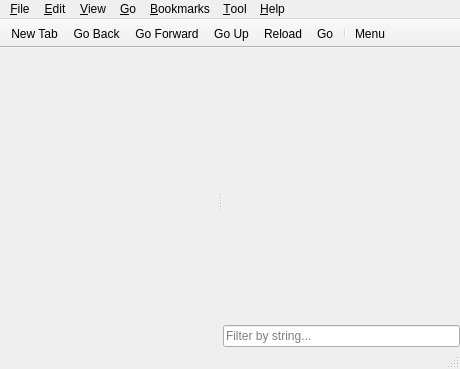
<?xml version="1.0" encoding="UTF-8"?>
<ui version="4.0">
 <class>MainWindow</class>
 <widget class="QMainWindow" name="MainWindow">
  <property name="geometry">
   <rect>
    <x>0</x>
    <y>0</y>
    <width>460</width>
    <height>369</height>
   </rect>
  </property>
  <property name="windowTitle">
   <string>File Manager</string>
  </property>
  <property name="windowIcon">
   <iconset theme="folder">
    <normaloff>.</normaloff>.</iconset>
  </property>
  <widget class="QWidget" name="centralwidget">
   <layout class="QVBoxLayout" name="verticalLayout">
    <property name="leftMargin">
     <number>0</number>
    </property>
    <property name="topMargin">
     <number>0</number>
    </property>
    <property name="rightMargin">
     <number>0</number>
    </property>
    <property name="bottomMargin">
     <number>0</number>
    </property>
    <item>
     <widget class="PCManFM::TabBar" name="tabBar" native="true">
      <property name="sizePolicy">
       <sizepolicy hsizetype="Preferred" vsizetype="Fixed">
        <horstretch>0</horstretch>
        <verstretch>0</verstretch>
       </sizepolicy>
      </property>
      <property name="acceptDrops">
       <bool>true</bool>
      </property>
     </widget>
    </item>
    <item>
     <widget class="QSplitter" name="splitter">
      <property name="orientation">
       <enum>Qt::Horizontal</enum>
      </property>
      <widget class="Fm::SidePane" name="sidePane" native="true">
       <property name="sizePolicy">
        <sizepolicy hsizetype="Preferred" vsizetype="Expanding">
         <horstretch>0</horstretch>
         <verstretch>0</verstretch>
        </sizepolicy>
       </property>
      </widget>
      <widget class="QFrame" name="frame">
       <layout class="QVBoxLayout" name="verticalLayout_2">
        <property name="spacing">
         <number>2</number>
        </property>
        <property name="leftMargin">
         <number>1</number>
        </property>
        <property name="topMargin">
         <number>0</number>
        </property>
        <property name="rightMargin">
         <number>0</number>
        </property>
        <property name="bottomMargin">
         <number>0</number>
        </property>
        <item>
         <widget class="QStackedWidget" name="stackedWidget">
          <property name="sizePolicy">
           <sizepolicy hsizetype="Expanding" vsizetype="Expanding">
            <horstretch>0</horstretch>
            <verstretch>0</verstretch>
           </sizepolicy>
          </property>
         </widget>
        </item>
        <item>
         <widget class="QLineEdit" name="filterBar">
          <property name="placeholderText">
           <string>Filter by string...</string>
          </property>
          <property name="clearButtonEnabled">
           <bool>true</bool>
          </property>
          <property name="toolTip">
           <string>Focus with Ctrl+I</string>
          </property>
         </widget>
        </item>
       </layout>
      </widget>
     </widget>
    </item>
   </layout>
  </widget>
  <widget class="QMenuBar" name="menubar">
   <property name="geometry">
    <rect>
     <x>0</x>
     <y>0</y>
     <width>460</width>
     <height>23</height>
    </rect>
   </property>
   <widget class="QMenu" name="menu_File">
    <property name="title">
     <string>&amp;File</string>
    </property>
    <widget class="QMenu" name="menuCreateNew">
     <property name="title">
      <string>C&amp;reate New</string>
     </property>
     <addaction name="actionNewFolder"/>
     <addaction name="actionNewBlankFile"/>
    </widget>
    <addaction name="actionNewTab"/>
    <addaction name="actionNewWin"/>
    <addaction name="separator"/>
    <addaction name="menuCreateNew"/>
    <addaction name="separator"/>
    <addaction name="actionFileProperties"/>
    <addaction name="actionFolderProperties"/>
    <addaction name="separator"/>
    <addaction name="actionCloseTab"/>
    <addaction name="actionCloseWindow"/>
   </widget>
   <widget class="QMenu" name="menu_Help">
    <property name="title">
     <string>&amp;Help</string>
    </property>
    <addaction name="actionAbout"/>
   </widget>
   <widget class="QMenu" name="menu_View">
    <property name="title">
     <string>&amp;View</string>
    </property>
    <widget class="QMenu" name="menuSorting">
     <property name="title">
      <string>&amp;Sorting</string>
     </property>
     <addaction name="actionByFileName"/>
     <addaction name="actionByMTime"/>
     <addaction name="actionByFileSize"/>
     <addaction name="actionByFileType"/>
     <addaction name="actionByOwner"/>
     <addaction name="separator"/>
     <addaction name="actionAscending"/>
     <addaction name="actionDescending"/>
     <addaction name="separator"/>
     <addaction name="actionFolderFirst"/>
     <addaction name="actionCaseSensitive"/>
    </widget>
    <addaction name="actionReload"/>
    <addaction name="actionShowHidden"/>
    <addaction name="separator"/>
    <addaction name="actionIconView"/>
    <addaction name="actionThumbnailView"/>
    <addaction name="actionCompactView"/>
    <addaction name="actionDetailedList"/>
    <addaction name="separator"/>
    <addaction name="menuSorting"/>
    <addaction name="actionFilter"/>
    <addaction name="actionMenu_bar"/>
   </widget>
   <widget class="QMenu" name="menu_Editw">
    <property name="title">
     <string>&amp;Edit</string>
    </property>
    <addaction name="actionCut"/>
    <addaction name="actionCopy"/>
    <addaction name="actionPaste"/>
    <addaction name="actionRename"/>
    <addaction name="actionDelete"/>
    <addaction name="separator"/>
    <addaction name="actionSelectAll"/>
    <addaction name="actionInvertSelection"/>
    <addaction name="separator"/>
    <addaction name="actionPreferences"/>
   </widget>
   <widget class="QMenu" name="menu_Bookmarks">
    <property name="title">
     <string>&amp;Bookmarks</string>
    </property>
    <addaction name="actionAddToBookmarks"/>
    <addaction name="actionEditBookmarks"/>
   </widget>
   <widget class="QMenu" name="menu_Go">
    <property name="title">
     <string>&amp;Go</string>
    </property>
    <addaction name="actionHome"/>
    <addaction name="actionDesktop"/>
    <addaction name="actionComputer"/>
    <addaction name="actionTrash"/>
    <addaction name="actionNetwork"/>
    <addaction name="actionApplications"/>
    <addaction name="separator"/>
    <addaction name="actionGoBack"/>
    <addaction name="actionGoForward"/>
    <addaction name="actionGoUp"/>
   </widget>
   <widget class="QMenu" name="menu_Tool">
    <property name="title">
     <string>&amp;Tool</string>
    </property>
    <addaction name="actionOpenTerminal"/>
    <addaction name="actionOpenAsRoot"/>
    <addaction name="actionFindFiles"/>
   </widget>
   <addaction name="menu_File"/>
   <addaction name="menu_Editw"/>
   <addaction name="menu_View"/>
   <addaction name="menu_Go"/>
   <addaction name="menu_Bookmarks"/>
   <addaction name="menu_Tool"/>
   <addaction name="menu_Help"/>
  </widget>
  <widget class="QStatusBar" name="statusbar"/>
  <widget class="QToolBar" name="toolBar">
   <property name="windowTitle">
    <string>Main Toolbar</string>
   </property>
   <property name="movable">
    <bool>false</bool>
   </property>
   <property name="floatable">
    <bool>false</bool>
   </property>
   <attribute name="toolBarArea">
    <enum>TopToolBarArea</enum>
   </attribute>
   <attribute name="toolBarBreak">
    <bool>false</bool>
   </attribute>
   <addaction name="actionNewTab"/>
   <addaction name="actionGoBack"/>
   <addaction name="actionGoForward"/>
   <addaction name="actionGoUp"/>
   <addaction name="actionReload"/>
   <addaction name="actionGo"/>
   <addaction name="separator"/>
   <addaction name="actionMenu"/>
  </widget>
  <action name="actionGoUp">
   <property name="icon">
    <iconset theme="go-up">
     <normaloff>.</normaloff>.</iconset>
   </property>
   <property name="text">
    <string>Go &amp;Up</string>
   </property>
   <property name="toolTip">
    <string>Go Up</string>
   </property>
   <property name="shortcut">
    <string>Alt+Up</string>
   </property>
  </action>
  <action name="actionHome">
   <property name="icon">
    <iconset theme="user-home">
     <normaloff>.</normaloff>.</iconset>
   </property>
   <property name="text">
    <string>&amp;Home</string>
   </property>
   <property name="shortcut">
    <string>Alt+Home</string>
   </property>
  </action>
  <action name="actionReload">
   <property name="icon">
    <iconset theme="view-refresh">
     <normaloff>.</normaloff>.</iconset>
   </property>
   <property name="text">
    <string>&amp;Reload</string>
   </property>
   <property name="shortcut">
    <string>F5</string>
   </property>
  </action>
  <action name="actionGo">
   <property name="icon">
    <iconset theme="go-jump">
     <normaloff>.</normaloff>.</iconset>
   </property>
   <property name="text">
    <string>Go</string>
   </property>
  </action>
  <action name="actionQuit">
   <property name="icon">
    <iconset theme="application-exit">
     <normaloff>.</normaloff>.</iconset>
   </property>
   <property name="text">
    <string>Quit</string>
   </property>
  </action>
  <action name="actionAbout">
   <property name="icon">
    <iconset theme="help-about">
     <normaloff>.</normaloff>.</iconset>
   </property>
   <property name="text">
    <string>&amp;About</string>
   </property>
  </action>
  <action name="actionNewWin">
   <property name="icon">
    <iconset theme="window-new">
     <normaloff>.</normaloff>.</iconset>
   </property>
   <property name="text">
    <string>&amp;New Window</string>
   </property>
   <property name="toolTip">
    <string>New Window</string>
   </property>
   <property name="shortcut">
    <string>Ctrl+N</string>
   </property>
  </action>
  <action name="actionShowHidden">
   <property name="checkable">
    <bool>true</bool>
   </property>
   <property name="text">
    <string>Show &amp;Hidden</string>
   </property>
   <property name="shortcut">
    <string>Ctrl+H</string>
   </property>
  </action>
  <action name="actionComputer">
   <property name="icon">
    <iconset theme="computer">
     <normaloff>.</normaloff>.</iconset>
   </property>
   <property name="text">
    <string>&amp;Computer</string>
   </property>
  </action>
  <action name="actionTrash">
   <property name="icon">
    <iconset theme="user-trash">
     <normaloff>.</normaloff>.</iconset>
   </property>
   <property name="text">
    <string>&amp;Trash</string>
   </property>
  </action>
  <action name="actionNetwork">
   <property name="text">
    <string>&amp;Network</string>
   </property>
  </action>
  <action name="actionDesktop">
   <property name="icon">
    <iconset theme="user-desktop">
     <normaloff>.</normaloff>.</iconset>
   </property>
   <property name="text">
    <string>&amp;Desktop</string>
   </property>
  </action>
  <action name="actionAddToBookmarks">
   <property name="icon">
    <iconset theme="list-add">
     <normaloff>.</normaloff>.</iconset>
   </property>
   <property name="text">
    <string>&amp;Add to Bookmarks</string>
   </property>
  </action>
  <action name="actionApplications">
   <property name="text">
    <string>&amp;Applications</string>
   </property>
  </action>
  <action name="actionReload_2">
   <property name="text">
    <string>Reload</string>
   </property>
  </action>
  <action name="actionIconView">
   <property name="checkable">
    <bool>true</bool>
   </property>
   <property name="text">
    <string>&amp;Icon View</string>
   </property>
  </action>
  <action name="actionCompactView">
   <property name="checkable">
    <bool>true</bool>
   </property>
   <property name="text">
    <string>&amp;Compact View</string>
   </property>
  </action>
  <action name="actionDetailedList">
   <property name="checkable">
    <bool>true</bool>
   </property>
   <property name="text">
    <string>&amp;Detailed List</string>
   </property>
  </action>
  <action name="actionThumbnailView">
   <property name="checkable">
    <bool>true</bool>
   </property>
   <property name="text">
    <string>&amp;Thumbnail View</string>
   </property>
  </action>
  <action name="actionCut">
   <property name="icon">
    <iconset theme="edit-cut">
     <normaloff>.</normaloff>.</iconset>
   </property>
   <property name="text">
    <string>Cu&amp;t</string>
   </property>
   <property name="shortcut">
    <string>Ctrl+X</string>
   </property>
  </action>
  <action name="actionCopy">
   <property name="icon">
    <iconset theme="edit-copy">
     <normaloff>.</normaloff>.</iconset>
   </property>
   <property name="text">
    <string>&amp;Copy</string>
   </property>
   <property name="shortcut">
    <string>Ctrl+C</string>
   </property>
  </action>
  <action name="actionPaste">
   <property name="icon">
    <iconset theme="edit-paste">
     <normaloff>.</normaloff>.</iconset>
   </property>
   <property name="text">
    <string>&amp;Paste</string>
   </property>
   <property name="shortcut">
    <string>Ctrl+V</string>
   </property>
  </action>
  <action name="actionSelectAll">
   <property name="text">
    <string>Select &amp;All</string>
   </property>
   <property name="shortcut">
    <string>Ctrl+A</string>
   </property>
  </action>
  <action name="actionPreferences">
   <property name="text">
    <string>Pr&amp;eferences</string>
   </property>
  </action>
  <action name="actionAscending">
   <property name="checkable">
    <bool>true</bool>
   </property>
   <property name="text">
    <string>&amp;Ascending</string>
   </property>
  </action>
  <action name="actionDescending">
   <property name="checkable">
    <bool>true</bool>
   </property>
   <property name="text">
    <string>&amp;Descending</string>
   </property>
  </action>
  <action name="actionByFileName">
   <property name="checkable">
    <bool>true</bool>
   </property>
   <property name="text">
    <string>&amp;By File Name</string>
   </property>
  </action>
  <action name="actionByMTime">
   <property name="checkable">
    <bool>true</bool>
   </property>
   <property name="text">
    <string>By &amp;Modification Time</string>
   </property>
  </action>
  <action name="actionByFileType">
   <property name="checkable">
    <bool>true</bool>
   </property>
   <property name="text">
    <string>By File &amp;Type</string>
   </property>
  </action>
  <action name="actionByOwner">
   <property name="checkable">
    <bool>true</bool>
   </property>
   <property name="text">
    <string>By &amp;Owner</string>
   </property>
  </action>
  <action name="actionFolderFirst">
   <property name="checkable">
    <bool>true</bool>
   </property>
   <property name="text">
    <string>&amp;Folder First</string>
   </property>
  </action>
  <action name="actionNewTab">
   <property name="icon">
    <iconset theme="window-new">
     <normaloff>.</normaloff>.</iconset>
   </property>
   <property name="text">
    <string>New &amp;Tab</string>
   </property>
   <property name="toolTip">
    <string>New Tab</string>
   </property>
   <property name="shortcut">
    <string>Ctrl+T</string>
   </property>
  </action>
  <action name="actionGoBack">
   <property name="icon">
    <iconset theme="go-previous">
     <normaloff>.</normaloff>.</iconset>
   </property>
   <property name="text">
    <string>Go &amp;Back</string>
   </property>
   <property name="toolTip">
    <string>Go Back</string>
   </property>
   <property name="shortcut">
    <string>Alt+Left</string>
   </property>
  </action>
  <action name="actionGoForward">
   <property name="icon">
    <iconset theme="go-next">
     <normaloff>.</normaloff>.</iconset>
   </property>
   <property name="text">
    <string>Go &amp;Forward</string>
   </property>
   <property name="toolTip">
    <string>Go Forward</string>
   </property>
   <property name="shortcut">
    <string>Alt+Right</string>
   </property>
  </action>
  <action name="actionInvertSelection">
   <property name="text">
    <string>&amp;Invert Selection</string>
   </property>
  </action>
  <action name="actionDelete">
   <property name="icon">
    <iconset theme="edit-delete">
     <normaloff>.</normaloff>.</iconset>
   </property>
   <property name="text">
    <string>&amp;Delete</string>
   </property>
   <property name="shortcut">
    <string>Del</string>
   </property>
  </action>
  <action name="actionRename">
   <property name="text">
    <string>&amp;Rename</string>
   </property>
   <property name="shortcut">
    <string>F2</string>
   </property>
  </action>
  <action name="actionCloseTab">
   <property name="text">
    <string>C&amp;lose Tab</string>
   </property>
   <property name="shortcut">
    <string>Ctrl+W</string>
   </property>
  </action>
  <action name="actionFileProperties">
   <property name="text">
    <string>File &amp;Properties</string>
   </property>
   <property name="shortcut">
    <string>Alt+Return</string>
   </property>
  </action>
  <action name="actionFolderProperties">
   <property name="text">
    <string>&amp;Folder Properties</string>
   </property>
  </action>
  <action name="actionCaseSensitive">
   <property name="checkable">
    <bool>true</bool>
   </property>
   <property name="text">
    <string>&amp;Case Sensitive</string>
   </property>
  </action>
  <action name="actionByFileSize">
   <property name="checkable">
    <bool>true</bool>
   </property>
   <property name="text">
    <string>By File &amp;Size</string>
   </property>
  </action>
  <action name="actionCloseWindow">
   <property name="text">
    <string>&amp;Close Window</string>
   </property>
   <property name="shortcut">
    <string>Ctrl+Q</string>
   </property>
  </action>
  <action name="actionEdit_Bookmarks">
   <property name="text">
    <string>Edit Bookmarks</string>
   </property>
  </action>
  <action name="actionOpenTerminal">
   <property name="text">
    <string>Open &amp;Terminal</string>
   </property>
   <property name="shortcut">
    <string>F4</string>
   </property>
  </action>
  <action name="actionOpenAsRoot">
   <property name="text">
    <string>Open as &amp;Root</string>
   </property>
  </action>
  <action name="actionEditBookmarks">
   <property name="text">
    <string>&amp;Edit Bookmarks</string>
   </property>
  </action>
  <action name="actionNewFolder">
   <property name="icon">
    <iconset theme="folder-new">
     <normaloff>.</normaloff>.</iconset>
   </property>
   <property name="text">
    <string>&amp;Folder</string>
   </property>
   <property name="shortcut">
    <string>Ctrl+Shift+N</string>
   </property>
  </action>
  <action name="actionNewBlankFile">
   <property name="icon">
    <iconset theme="document-new">
     <normaloff>.</normaloff>.</iconset>
   </property>
   <property name="text">
    <string>&amp;Blank File</string>
   </property>
   <property name="shortcut">
    <string>Ctrl+Alt+N</string>
   </property>
  </action>
  <action name="actionFindFiles">
   <property name="text">
    <string>&amp;Find Files</string>
   </property>
   <property name="shortcut">
    <string>F3</string>
   </property>
  </action>
  <action name="actionFilter">
   <property name="checkable">
    <bool>true</bool>
   </property>
   <property name="text">
    <string>&amp;Filter</string>
   </property>
   <property name="shortcut">
    <string>Ctrl+B</string>
   </property>
  </action>
  <action name="actionCloseLeft">
   <property name="icon">
    <iconset theme="go-previous">
     <normaloff>.</normaloff>.</iconset>
   </property>
   <property name="text">
    <string>Close &amp;previous tabs</string>
   </property>
  </action>
  <action name="actionCloseRight">
   <property name="icon">
    <iconset theme="go-next">
     <normaloff>.</normaloff>.</iconset>
   </property>
   <property name="text">
    <string>Close &amp;next tabs</string>
   </property>
  </action>
  <action name="actionCloseOther">
   <property name="text">
    <string>Close &amp;other tabs</string>
   </property>
  </action>
  <action name="actionMenu_bar">
   <property name="checkable">
    <bool>true</bool>
   </property>
   <property name="text">
    <string>Menu bar</string>
   </property>
   <property name="toolTip">
    <string>Menu bar</string>
   </property>
   <property name="shortcut">
    <string>Ctrl+M</string>
   </property>
  </action>
  <action name="actionMenu">
   <property name="icon">
    <iconset theme="application-menu"/>
   </property>
   <property name="text">
    <string>Menu</string>
   </property>
   <property name="toolTip">
    <string>Menu</string>
   </property>
  </action>
 </widget>
 <customwidgets>
  <customwidget>
   <class>PCManFM::TabBar</class>
   <extends>QWidget</extends>
   <header>tabbar.h</header>
   <container>1</container>
  </customwidget>
  <customwidget>
   <class>Fm::SidePane</class>
   <extends>QWidget</extends>
   <header location="global">libfm-qt/sidepane.h</header>
   <container>1</container>
  </customwidget>
 </customwidgets>
 <resources/>
 <connections/>
</ui>
